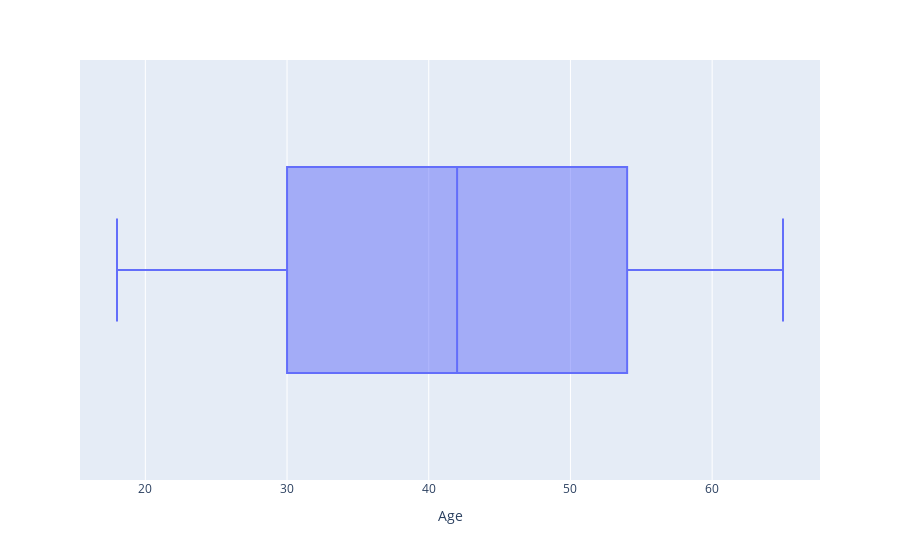

Notebook cell for this chart:
### Markdown cell above
EDA

### Code cell
fig=px.box(df,x="Age")
fig.show()

### Figure 1 — Plotly figure (JSON) as saved in the notebook; plotly's stock layout.template omitted (floating-point values rounded to 4 significant figures; data arrays with more than 128 entries replaced by an {"elided": "..."} marker saying what was removed)
{"data": [{"alignmentgroup": "True", "hovertemplate": "Age=%{x}<extra></extra>", "legendgroup": "", "marker": {"color": "#636efa"}, "name": "", "notched": false, "offsetgroup": "", "orientation": "h", "showlegend": false, "type": "box", "x": {"elided": "10000 int values"}, "x0": " ", "xaxis": "x", "y0": " ", "yaxis": "y"}], "layout": {"boxmode": "group", "legend": {"tracegroupgap": 0}, "margin": {"t": 60}, "xaxis": {"anchor": "y", "domain": [0, 1], "title": {"text": "Age"}}, "yaxis": {"anchor": "x", "domain": [0, 1]}}}
